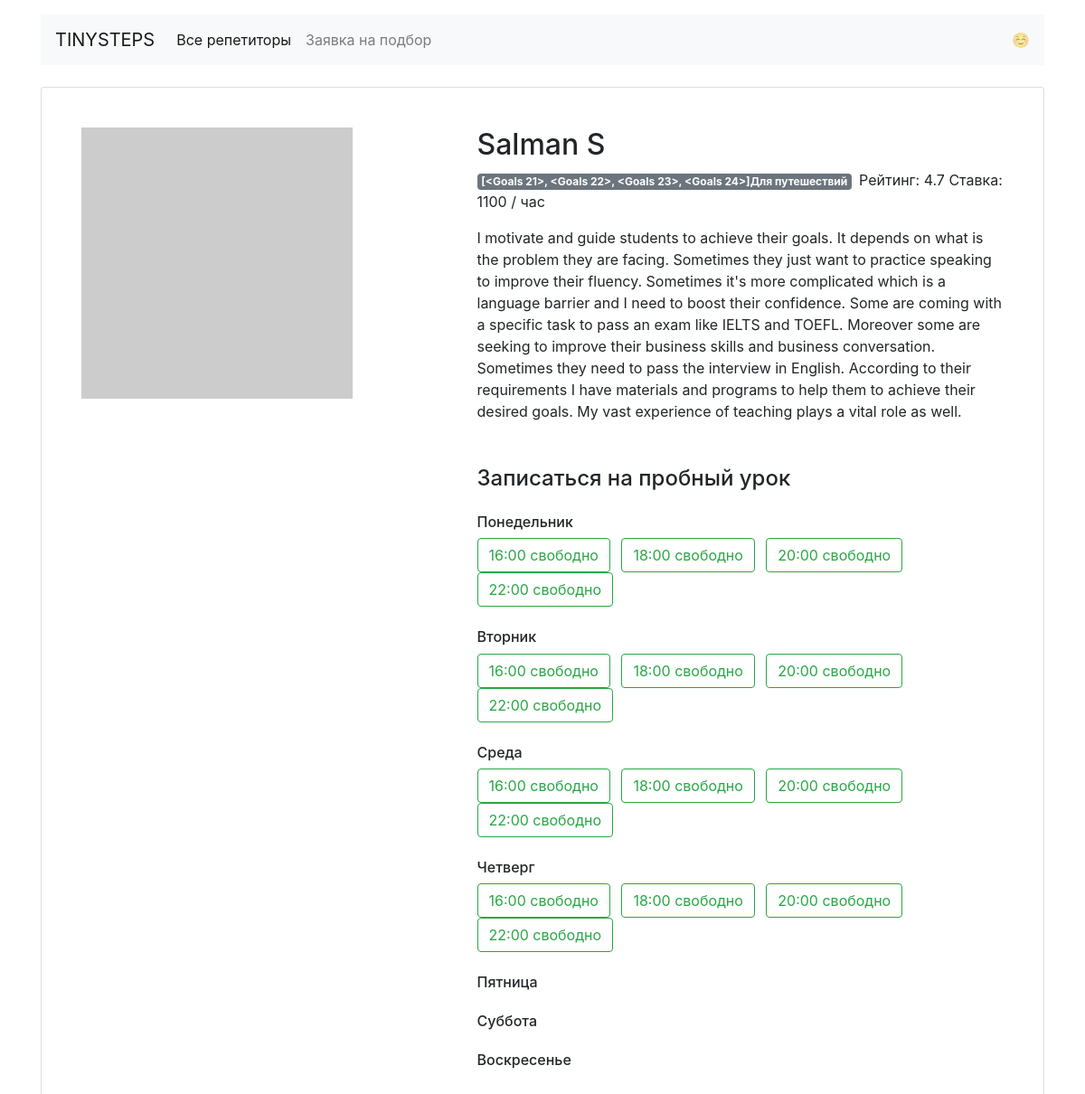
/profiles/11/, run on the app's committed database.
### app.py (models this page shows)
class Teachers(db.Model):
    __tablename__ = 'teachers'
    id = db.Column(db.Integer, primary_key=True)
    name = db.Column(db.String, nullable=False)
    about = db.Column(db.String, nullable=False)
    rating = db.Column(db.Float, nullable=False)
    picture = db.Column(db.String, nullable=False)
    price = db.Column(db.Integer, nullable=False)
    lesson_time = db.Column(db.String)
    goals = db.relationship("Goals", back_populates="goal")
    week_day = db.relationship("TimetableTeachers", back_populates="week")

### app.py (the view)
@app.route('/profiles/<int:id_teacher>/')  # профиль репетитора <id учителя>
def profiles(id_teacher):
    teacher = db.session.query(Teachers).get_or_404(id_teacher)
    return render_template("profiles.html", id_techer=teacher.id, all_data=all_data, teacher=teacher)

### templates/profiles.html
{% extends 'base.html' %}
{% block container %}
  <main class="container mt-3">
    <div class="card my-4 mx-auto">
      <div class="card-body m-2 m-md-4">
        <article class="row">
          <div class="col-5"><img src="{{ teacher.picture }}" class="img-fluid" alt=""></div>
          <div class="col-7">
            <section class="teacher=info">
              <h1 class="h2">{{ teacher.name }}</h1>
              <p><span class="badge badge-secondary mr-2"> {{ teacher.goals }}Для путешествий </span>Рейтинг: {{ teacher.rating }} Ставка: {{ teacher.price }} / час</p>
              <p>{{ teacher.about }}</p>
            </section>
            <section class="available">
              <h4 class="mb-4 mt-5">Записаться на пробный урок</h4>
              {% for day in all_data[1][teacher.id]['free'] %}
                {% if day == 'mon'%}<h6 class="mt-4">Понедельник</h6>
                {% elif day == 'tue'%}<h6 class="mt-4">Вторник</h6>
                {% elif day == 'wed'%}<h6 class="mt-4">Среда</h6>
                {% elif day == 'thu'%}<h6 class="mt-4">Четверг</h6>
                {% elif day == 'fri'%}<h6 class="mt-4">Пятница</h6>
                {% elif day == 'sat'%}<h6 class="mt-4">Суббота</h6>
                {% elif day == 'sun'%}<h6 class="mt-4">Воскресенье</h6>{% endif %}
              {% for key in all_data[1][teacher.id]['free'][day] %}
                  {% if all_data[1][teacher.id]['free'][day][key] %}
                      <a href="{{ url_for('booking', id_teacher=teacher.id|int, day=day, time=key)  }}" class="btn btn-outline-success  mr-2">{{ key }} свободно</a>
                  {% endif %}
              {% endfor %}
              {% endfor %}
            </section>
          </div>
        </article>
      </div>
    </div>
  </main>
{% endblock %}

### data on the page
Teachers: name "Salman S", rating "4.7", price "1100", about "I motivate and guide students to achieve their goals. It depends on what is the problem they are facing. Sometimes they just want to practice speaking to improve their fluency. Sometimes it's more complicated which is a language barrier and I need to boost their confidence. Some are coming with a specific task to pass an exam like IELTS and TOEFL. Moreover some are seeking to improve their business skills and business conversation. Sometimes they need to pass the interview in English. According to their requirements I have materials and programs to help them to achieve their desired goals. My vast experience of teaching plays a vital role as well."

### other printed values
{{ teacher.goals }} "[<Goals 21>, <Goals 22>, <Goals 23>, <Goals 24>]"
{{ key }} "16:00" "18:00" "20:00" "22:00" "16:00" "18:00" "20:00" "22:00" "16:00" "18:00" "20:00" "22:00" "16:00" "18:00" "20:00" "22:00"
